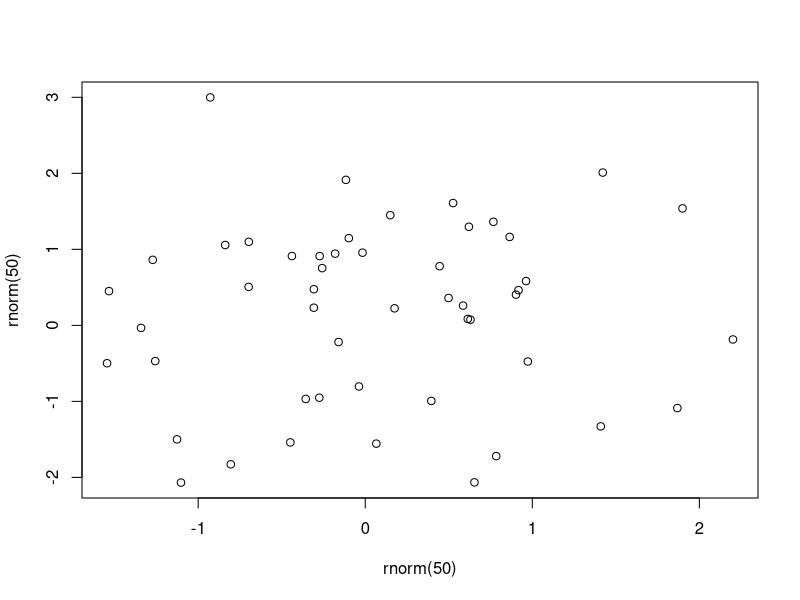

This chart was generated by the following R code:
## ---- chunk 1
print("Hi")
## ---- chunk 2
# The `reactiveValues` object is available in the document.
50
## ---- chunk 3
plot(rnorm(50), rnorm(50))
